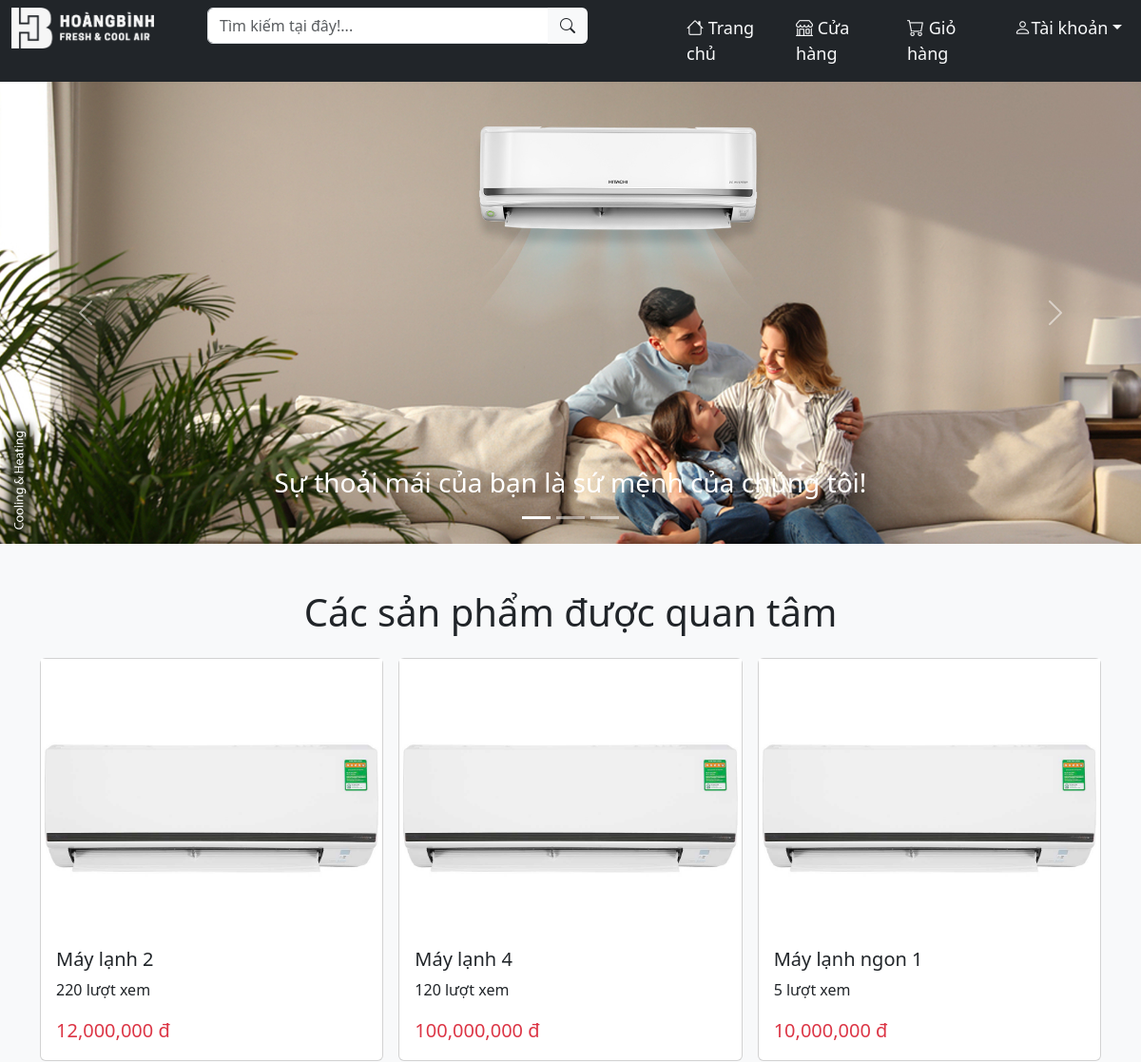
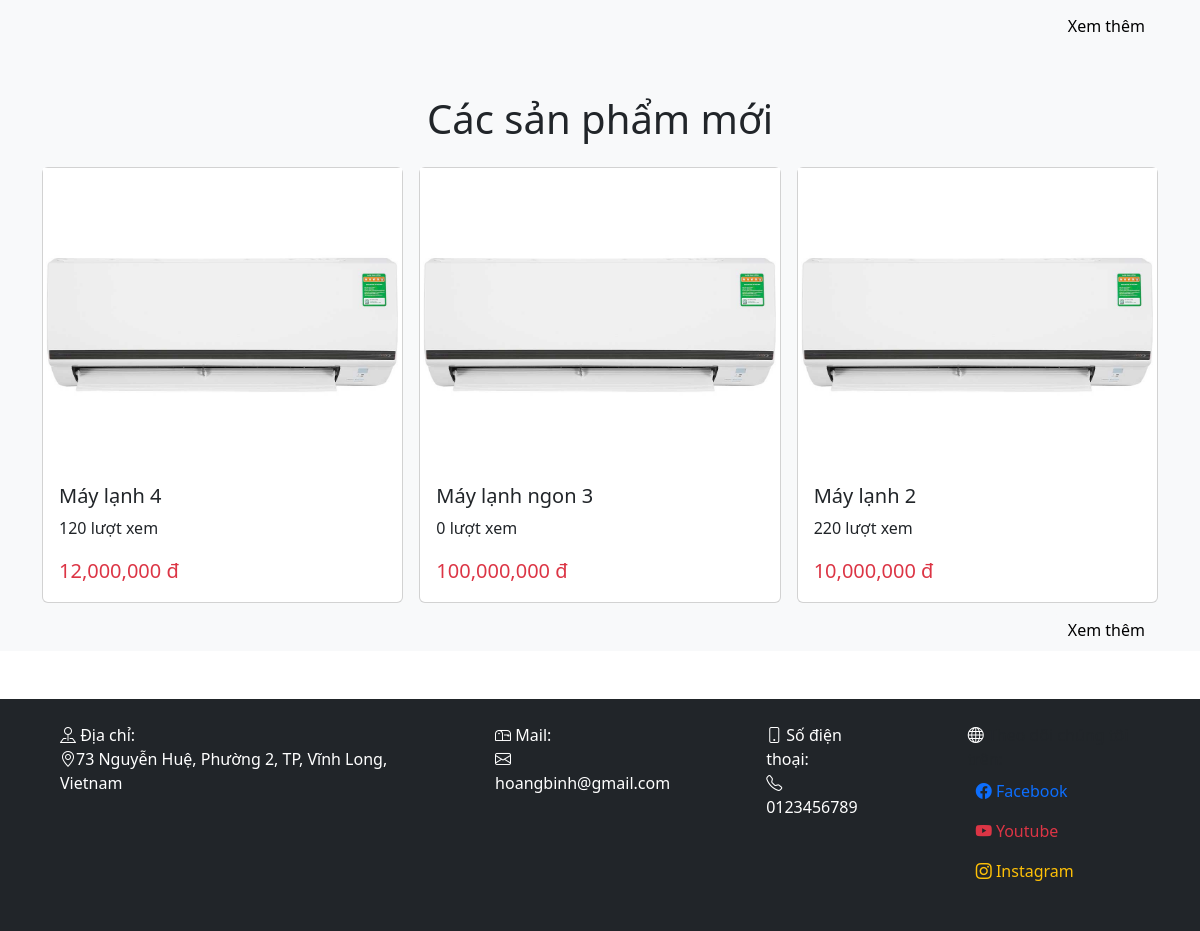
The page / on the database its author committed (2 pictures, top to bottom).
### tables this page shows
CREATE TABLE `product` (
  `prd_id` int(10) NOT NULL,
  `prd_name` varchar(100) NOT NULL,
  `prd_price` decimal(50,0) NOT NULL,
  `prd_pricenew` float DEFAULT NULL,
  `prd_special` varchar(100) DEFAULT NULL,
  `prd_size` varchar(50) NOT NULL,
  `prd_inverter` varchar(10) NOT NULL DEFAULT 'Không',
  `prd_color` varchar(20) NOT NULL,
  `prd_vol` int(10) NOT NULL,
  `prd_speedlvl` int(10) NOT NULL,
  `picture` varchar(100) NOT NULL,
  `views` int(11) NOT NULL DEFAULT 0,
  `brand_id` int(10) NOT NULL,
  `type_id` int(10) NOT NULL
);

### handle/handle_sqldata.php (called while the page is built, shortened)
<?php
function getallproduct($sreach_array=['views']){
    $mapping = [
        'name' => 'prd_name',
        'min' => 'prd_price',
        'max' => 'prd_price',
        'brand' => 'brand_id',
        'type' => 'type_id',
        'views' => 'views'
    ];
    require "db_con.php";
    $sql="SELECT * FROM product";
    $sql.=" WHERE 1";
    foreach($sreach_array as $key => $value) {
        if($key === 'name') {
            $sql .= " AND $mapping[$key] LIKE '%$value%'";
        } else if($key === 'min') {
            $sql .= " AND $mapping[$key] >= $value";
        } else if($key === 'max') {
            $sql .= " AND $mapping[$key] <= $value";
        } else if($key === 'brand') {
            $sql .= " AND $mapping[$key] = $value";
        } else if($key === 'type') {
            $sql .= " AND $mapping[$key] = $value";
        } else if($key === 'views') {
            $sql .= " ORDER BY views DESC";
        } else {
            $sql .= " ORDER BY prd_id DESC";
        }
    }
    $result = mysqli_query($conn, $sql);
    $resultArray=mysqli_fetch_all($result,MYSQLI_ASSOC);
    return $resultArray;
}
?>

### index.php (the view, shortened to what this page needs)
<?php
    include "./handle/db_con.php";
    include "./handle/handle_sqldata.php";
    require "./web/echoHTML.php";
    $newproductdata=getallproduct();
    $hotproductdata=getallproduct(['views'=>1]);
?>
<!DOCTYPE html>
<html lang="en">
<head>
    <link rel="stylesheet" href="./css/style.css">
    <link rel="stylesheet" href="./css/bootstrap.css">
    <link rel="stylesheet" href="https://cdn.jsdelivr.net/npm/bootstrap-icons@1.11.1/font/bootstrap-icons.css">
</head>
<body>
<div id="banner-box">
    <div id="banner" class="carousel slide" data-bs-ride="carousel">
        <div class="carousel-indicators">
          <button type="button" data-bs-target="#banner" data-bs-slide-to="0" class="active"></button>
          <button type="button" data-bs-target="#banner" data-bs-slide-to="1"></button>
          <button type="button" data-bs-target="#banner" data-bs-slide-to="2"></button>
        </div>
        <div class="carousel-inner">
          <div class="carousel-item active">
            <img id="banner-img" src="images/banner1.jpg" class="d-block">
            <div class="carousel-caption">
              <h3>Sự thoải mái của bạn là sứ mệnh của chúng tôi!</h3>
            </div>
          </div>
        </div>
    <button class="carousel-control-prev" type="button" data-bs-target="#banner" data-bs-slide="prev">
        <span class="carousel-control-prev-icon"></span>
    </button>
    <button class="carousel-control-next" type="button" data-bs-target="#banner" data-bs-slide="next">
        <span class="carousel-control-next-icon"></span>
    </button>
</div>
<div id="hot-product" class="py-5 bg-light">
    <h1 class="text-center pb-3">Các sản phẩm được quan tâm</h1>
    <div class="container">
        <div class="row row-cols-1 row-cols-2 row-cols-3 g-3">
            <div class="col">
                <div class="card" id="product-box">
                <?php
                    echo '<a class="text-decoration-none" href="view.php?id='.$hotproductdata[0]['prd_id'].'">
                            <div class="card-img-top bg-img hover-zoom">
                                <img class="img-fluid" src="./product_image/'.$hotproductdata[0]['picture'].'">
                            </div>
                            <div class="card-body">
                                <h5 class="card-title text-dark">'.$hotproductdata[0]['prd_name'].'</h5>
                                <p class="text-dark">'.$hotproductdata[0]['views'].' lượt xem</p>
                            <p class="card-text fs-5 text-danger">'.number_format($hotproductdata[0]['prd_price']).' đ</p>
                            </div>
                        </a>';
                ?>
                </div>
            </div>
            <div class="col">
                <div class="card" id="product-box">
                <?php
                    echo '<a class="text-decoration-none" href="view.php?id='.$hotproductdata[1]['prd_id'].'">
                            <div class="card-img-top bg-img hover-zoom">
                                <img class="img-fluid" src="./product_image/'.$hotproductdata[1]['picture'].'">
                            </div>
                            <div class="card-body">
                                <h5 class="card-title text-dark">'.$hotproductdata[1]['prd_name'].'</h5>
                                <p class="text-dark">'.$hotproductdata[1]['views'].' lượt xem</p>
                            <p class="card-text fs-5 text-danger">'.number_format($hotproductdata[1]['prd_price']).' đ</p>
                            </div>
                        </a>';
                ?>
                </div>
            </div>
            <div class="col">
                <div class="card" id="product-box">
                <?php
                    echo '<a class="text-decoration-none" href="view.php?id='.$hotproductdata[2]['prd_id'].'">
                        <div class="card-img-top bg-img hover-zoom">
                            <img class="img-fluid" src="./product_image/'.$hotproductdata[2]['picture'].'">
                        </div>
                        <div class="card-body">
                            <h5 class="card-title text-dark">'.$hotproductdata[2]['prd_name'].'</h5>
                            <p class="text-dark">'.$hotproductdata[2]['views'].' lượt xem</p>
                            <p class="card-text fs-5 text-danger">'.number_format($hotproductdata[2]['prd_price']).' đ</p>
                        </div>
                        </a>';
                ?>
                </div>
            </div>
        </div>
        <button id="btn-hot-product" type="button" class="btn btn-light my-2 float-end" onclick="window.location='shop.php'">Xem thêm</button>
    </div>
</div>
<div id="new-product" class="py-5 bg-light">
    <h1 class="text-center pb-3">Các sản phẩm mới</h1>
    <div class="container">
        <div class="row row-cols-1 row-cols-2 row-cols-3 g-3">
            <div class="col">
                <div class="card">
                <?php
                    echo '<a class="text-decoration-none" href="view.php?id='.$newproductdata[0]['prd_id'].'">
                        <div id="product-box" class="card-img-top">
                            <img class="img-fluid" src="./product_image/'.$newproductdata[0]['picture'].'">
                        </div>
                        <div class="card-body">
                            <h5 class="card-title text-dark">'.$newproductdata[0]['prd_name'].'</h5>
                            <p class="text-dark">'.$newproductdata[0]['views'].' lượt xem</p>
                            <p class="card-text fs-5 text-danger">'.number_format($hotproductdata[0]['prd_price']).' đ</p>
                        </div>
                    </a>';
                ?>
                </div>
            </div>
            <div class="col">
                <div class="card">
                <?php
                    echo '<a class="text-decoration-none" href="view.php?id='.$newproductdata[1]['prd_id'].'">
                        <div id="product-box" class="card-img-top">
                            <img class="img-fluid" src="./product_image/'.$newproductdata[1]['picture'].'">
                        </div>
                        <div class="card-body">
                            <h5 class="card-title text-dark">'.$newproductdata[1]['prd_name'].'</h5>
                            <p class="text-dark">'.$newproductdata[1]['views'].' lượt xem</p>
                            <p class="card-text fs-5 text-danger">'.number_format($hotproductdata[1]['prd_price']).' đ</p>
                        </div>
                    </a>';
                ?>
                </div>
            </div>
            <div class="col">
                <div class="card">
                <?php
                    echo '<a class="text-decoration-none" href="view.php?id='.$newproductdata[2]['prd_id'].'">
                        <div id="product-box" class="card-img-top">
                            <img class="img-fluid" src="./product_image/'.$newproductdata[2]['picture'].'">
                        </div>
                        <div class="card-body">
                            <h5 class="card-title text-dark">'.$newproductdata[2]['prd_name'].'</h5>
                            <p class="text-dark">'.$newproductdata[2]['views'].' lượt xem</p>
                            <p class="card-text fs-5 text-danger">'.number_format($hotproductdata[2]['prd_price']).' đ</p>
                        </div>
                    </a>';
                ?>
                </div>
            </div>
        </div>
        <button id="btn-new-product" type="button" class="btn btn-light my-2 float-end" onclick="window.location='shop.php'" >Xem thêm</button>
    </div>
</div>
</body>
</html>

### css/style.css (style rules this page uses)
body { font-family: Arial, Helvetica, sans-serif; }
#banner-img { width: 100%; max-height: 700px; }
#product-box { min-height: 300px; }

### rows shown on the page
product: picture (picture), prd_name "Máy lạnh 2", views "220", prd_price "12,000,000"
product: picture (picture), prd_name "Máy lạnh 4", views "120", prd_price "100,000,000"
product: picture (picture), prd_name "Máy lạnh ngon 1", views "5", prd_price "10,000,000"
product: picture (picture), prd_name "Máy lạnh ngon 3", views "0"

### other values the page prints
$uname "Tài khoản"
